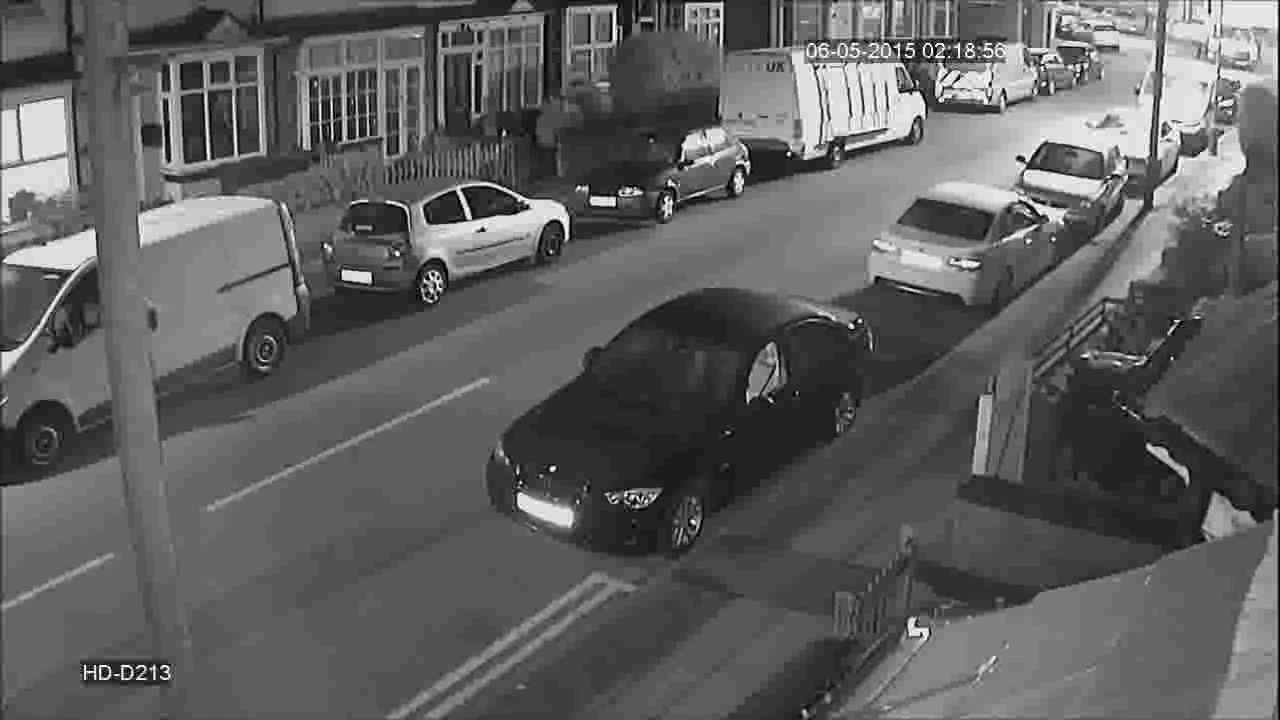
#> input picture frame 45 of data/security.avi, 1280 x 720 px
$ python object_tracking.py
#> lines starting #> are read from the running program, lines starting #| are printed output that depends on the picture; after the words box and inside, x2 and y2 are one past the last pixel; in counts of white or black regions, pixels touching at a corner belong together
import cv2
import numpy as np

cap = cv2.VideoCapture('data\security.avi')
#cap = cv2.VideoCapture(0) #uncomment the line to use your webcam
(camx,camy) = (640,520)

cap.set(3,camx)
cap.set(4,camy)


ret,frame1 = cap.read()
#> frame1 is the input picture: shape (720, 1280, 3); min 0, max 255, mean 95.6
ret,frame2 = cap.read()


while(cap.isOpened()):

    frame_diff = cv2.absdiff(frame1,frame2)
    gray_img = cv2.cvtColor(frame_diff,cv2.COLOR_BGR2GRAY)

    blur = cv2.GaussianBlur(gray_img,(5,5),0)
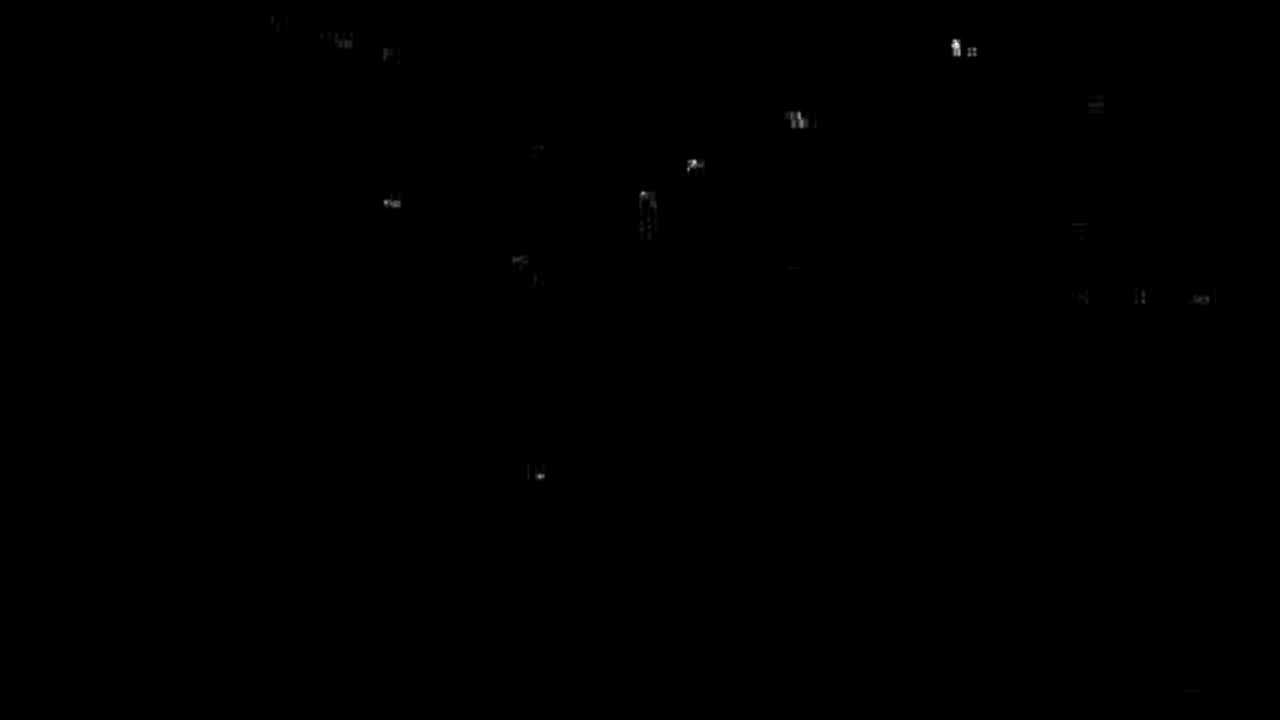
#> blur: shape (720, 1280); min 0, max 30, mean 0; drawn with min black and max white

    _,thresh = cv2.threshold(blur,25,255,cv2.THRESH_BINARY)
#> thresh: shape (720, 1280); 0% white in thin lines or dots, all inside (x1, y1, x2, y2) = (694, 43, 958, 162)

    dilate = cv2.dilate(thresh,None,iterations=5)
#> dilate: shape (720, 1280); 0.03% white; 2 white regions, box (x1, y1, x2, y2) and area: (950, 38, 963, 52) 178, (689, 156, 700, 167) 121
    erode = cv2.erode(dilate,None,iterations=4)
#> erode: shape (720, 1280); 0% white; 2 white regions (1 under 20 px), largest, box (x1, y1, x2, y2) and area: (954, 42, 959, 48) 26

    # [4 lines of commented-out code are left out]

    contours , _ = cv2.findContours(erode,cv2.RETR_TREE,cv2.CHAIN_APPROX_SIMPLE)
#> contours = 2 contours, all with area under 20

    #cv2.drawContours(frame1,contours,-1,(255,0,0),3)
    for contour in contours:
        (x,y,w,h) = cv2.boundingRect(contour)
        if cv2.contourArea(contour)< 800:
            continue
        cv2.rectangle(frame1,(x,y),(x+w,y+h),(0,0,255),6)
        cv2.putText(frame1,"Movement",(20,40),cv2.FONT_HERSHEY_COMPLEX,2,(25,0,255),2)
#> this loop made 2 passes
#> (contour, x, y, w, h) on pass 1: ([[693, 160], [693, 162], [695, 162], [695, 160]], 693, 160, 3, 3)
#> (x, y, w, h) on pass 2: (954, 42, 5, 6)

    frame = cv2.resize(frame1,(600,400))
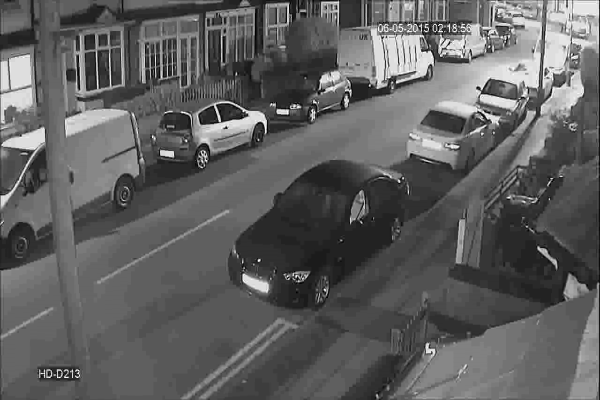
#> frame: shape (400, 600, 3); min 0, max 255, mean 95.5

    cv2.imshow("tracking",frame)

    #cv2.imshow("original",frame_1)
    frame1 = frame2

    ret,frame2 = cap.read()

    if cv2.waitKey(1) & 0xFF == ord('q'):
#> (key q is pressed here)
            break

cv2.destroyAllWindows()
cap.release()

$ run again, starting later in the video
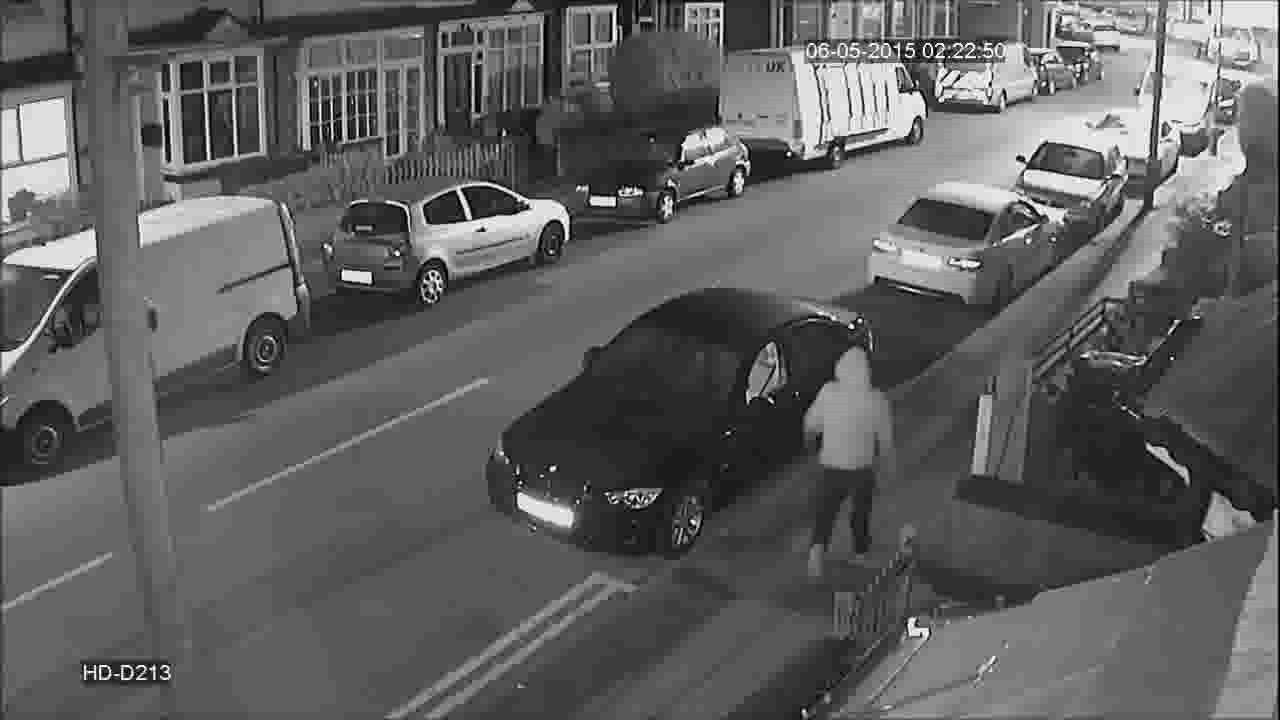
#> input picture frame 204 of data/security.avi, 1280 x 720 px
#> frame1 is the input picture: shape (720, 1280, 3); min 0, max 255, mean 95.7
#> thresh: shape (720, 1280); 0.03% white in thin lines or dots, all inside (x1, y1, x2, y2) = (16, 25, 1233, 699)
#> `dilate = cv2.dilate(thresh,None,iterations=5)`:
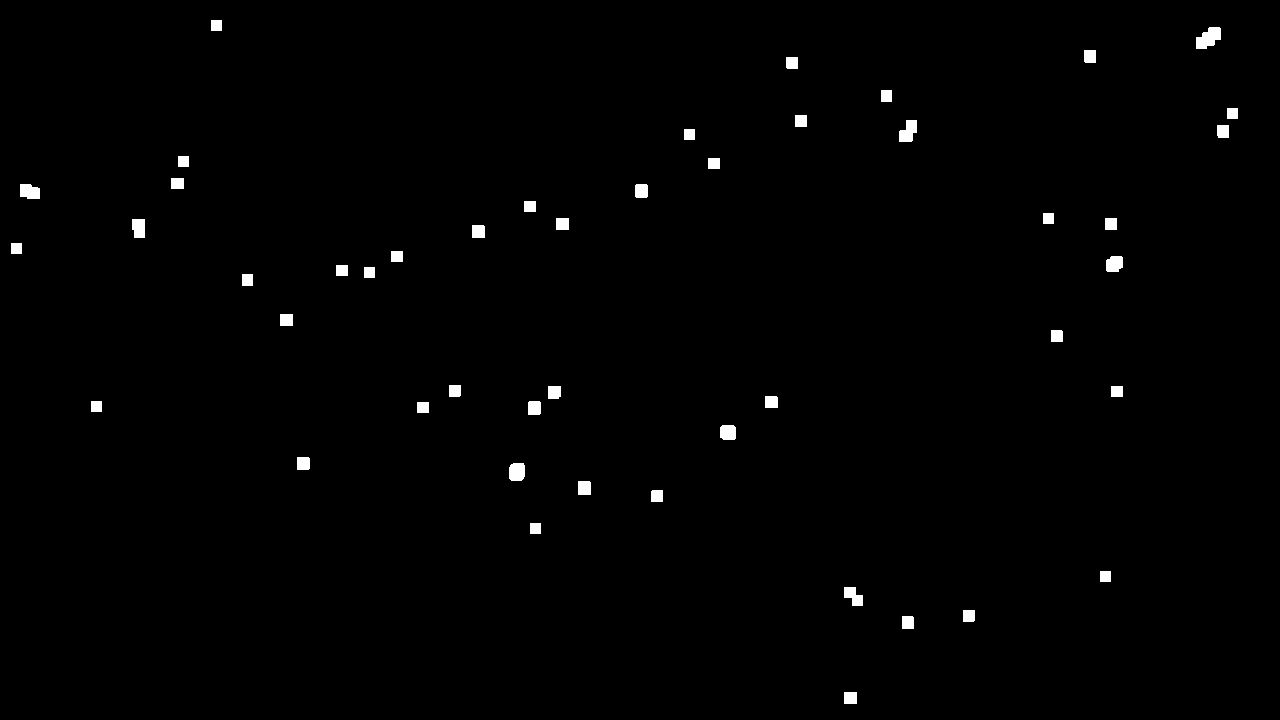
#> dilate: shape (720, 1280); 0.83% white; 47 white regions, largest, box (x1, y1, x2, y2) and area: (1196, 27, 1221, 49) 378, (899, 120, 917, 142) 288, (509, 463, 525, 481) 268
#> erode: shape (720, 1280); 0.1% white; 50 white regions (33 under 20 px)
#> contours = 50 contours, 44 with area under 20; largest, box (x1, y1, x2, y2) and area: (513, 467, 521, 477) 48, (724, 429, 732, 436) 34, (1110, 260, 1119, 268) 30, (24, 188, 36, 195) 27, (1200, 36, 1211, 45) 26, (136, 223, 141, 234) 24
#> the loop `for contour in contours:` made 50 passes
#> (contour, x, y, w, h) on passes 1, 4, 5, 6, 7, 13: ([[848, 696], [848, 699], [852, 699], [852, 696]], 848, 696, 5, 4), ([[856, 599], [856, 601], [858, 601], [858, 599]], 856, 599, 3, 3), ([[848, 591], [848, 593], [851, 593], [851, 591]], 848, 591, 4, 3), ([[1104, 575], [1104, 577], [1106, 577], [1106, 575]], 1104, 575, 3, 3), ([[534, 527], [534, 529], [536, 529], [536, 527]], 534, 527, 3, 3), ([[421, 406], [421, 408], [424, 408], [424, 406]], 421, 406, 4, 3)
#> `frame = cv2.resize(frame1,(600,400))`:
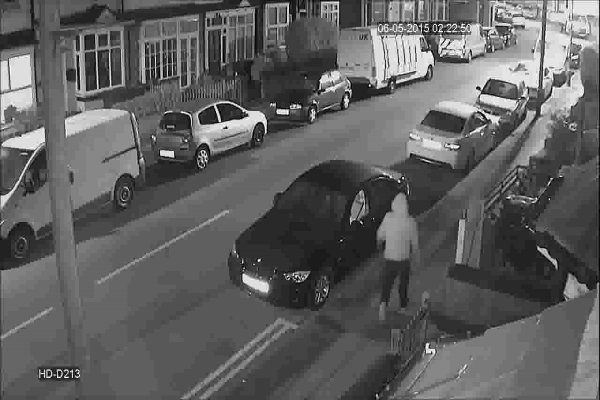
#> frame: shape (400, 600, 3); min 0, max 255, mean 95.6

$ run again, starting later in the video
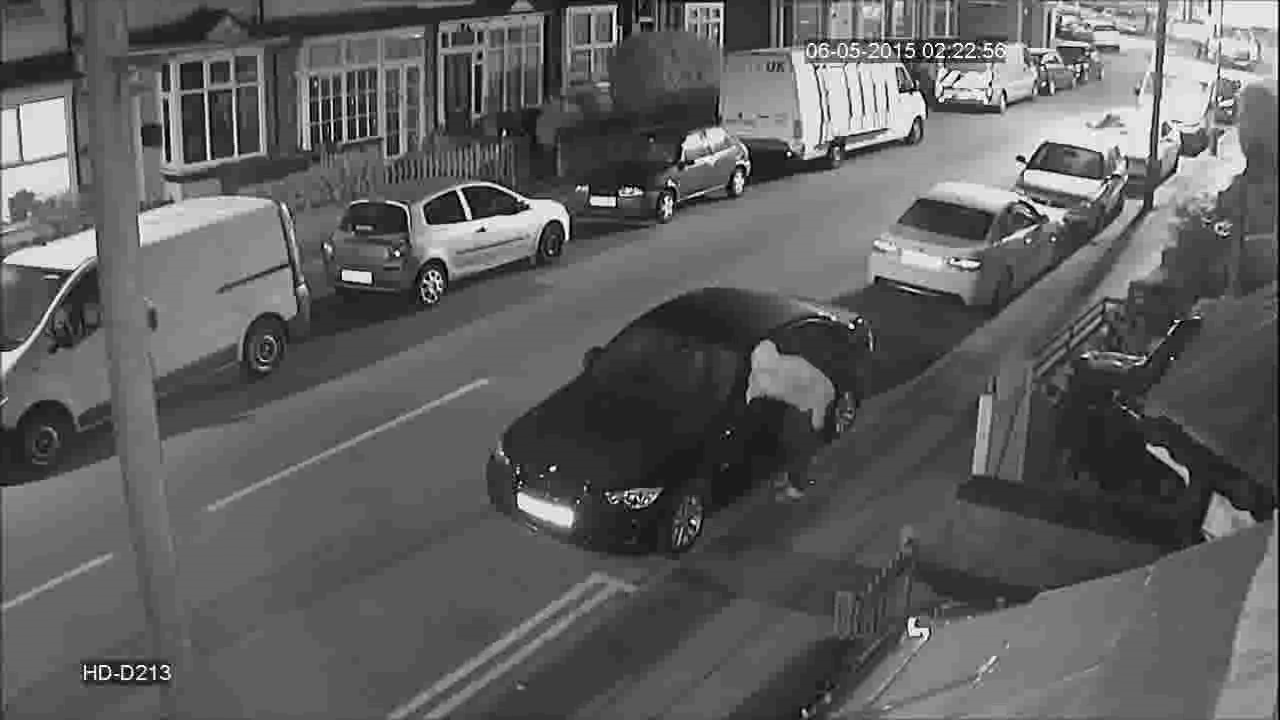
#> input picture frame 363 of data/security.avi, 1280 x 720 px
#> frame1 is the input picture: shape (720, 1280, 3); min 0, max 255, mean 95.5
#> `blur = cv2.GaussianBlur(gray_img,(5,5),0)`:
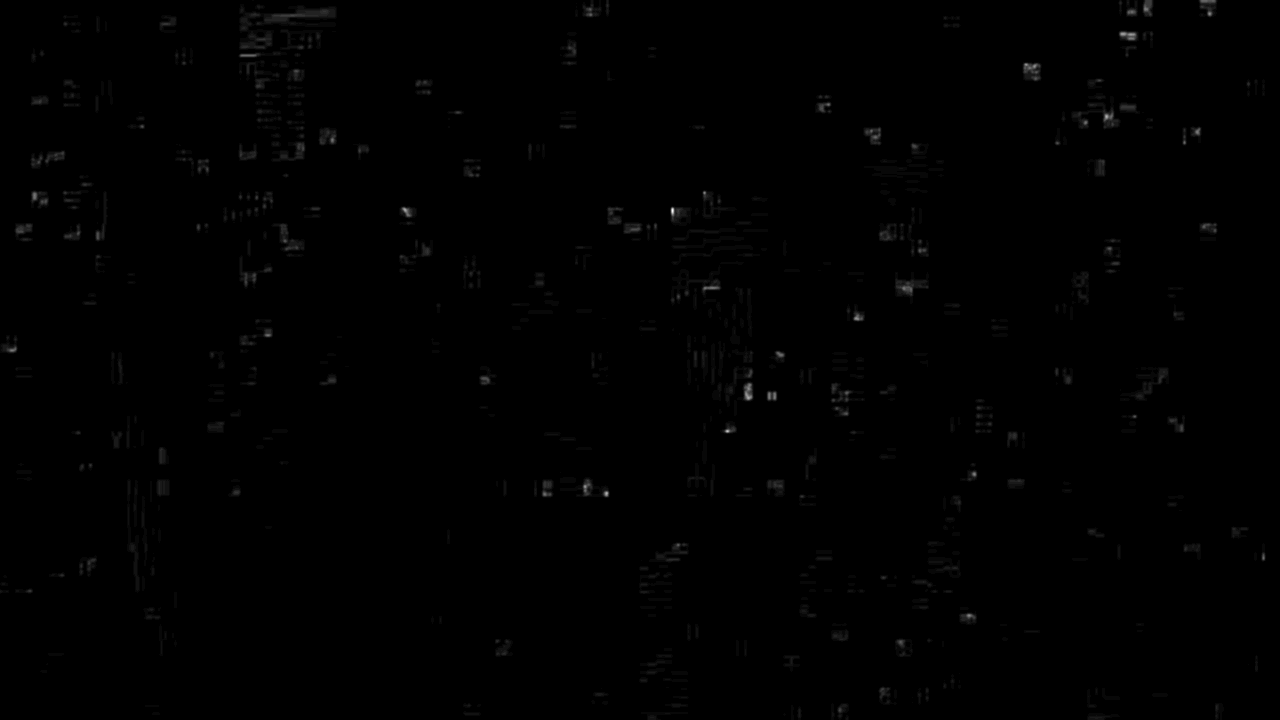
#> blur: shape (720, 1280); min 0, max 30, mean 0.1; drawn with min black and max white
#> thresh: shape (720, 1280); 0% white in thin lines or dots, all inside (x1, y1, x2, y2) = (672, 209, 673, 212)
#> dilate: shape (720, 1280); 0.02% white; 1 white region, box (x1, y1, x2, y2) and area: (667, 204, 678, 217) 143
#> erode: shape (720, 1280); 0% white; 1 white region (1 under 20 px)
#> contours = [[[671, 208], [671, 212], [673, 212], [673, 208]]]
#> the loop `for contour in contours:` made 1 pass
#> (contour, x, y, w, h) on pass 1: ([[671, 208], [671, 212], [673, 212], [673, 208]], 671, 208, 3, 5)
#> `frame = cv2.resize(frame1,(600,400))`:
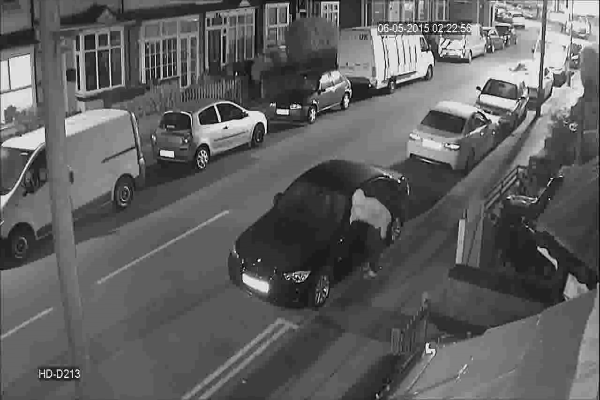
#> frame: shape (400, 600, 3); min 0, max 255, mean 95.4
